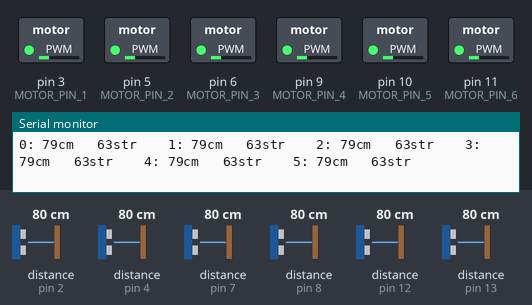
The sketch below on a simulated Arduino Uno, built with avr-gcc and run on an emulated ATmega328P. Shown: switched loads named in the sketch (green lamp = pin HIGH), the last lines printed to the serial monitor. The test bench sets the inputs (shaded band); at power-on: distance to the obstacle (sensors on pin 2, pin 4, pin 7, pin 8, pin 12, pin 13) 80 cm. The echo pulse lasts 58.3 µs per cm.

Above: at 1.2 s.
1.3 s: distance to the obstacle (sensor on pin 2) set to 60 cm
At 1.7 s:
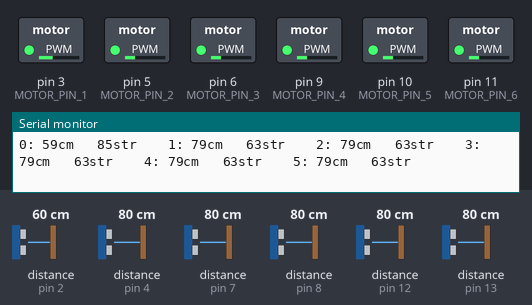
2.8 s: distance to the obstacle (sensor on pin 4) set to 2 cm
At 3.7 s:
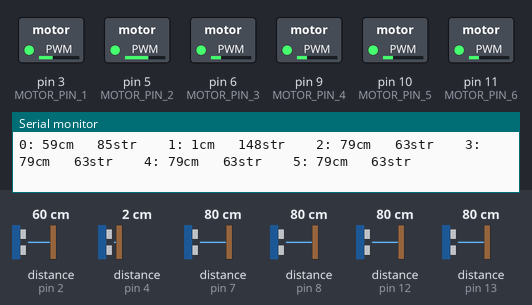
4.5 s: distance to the obstacle (sensor on pin 7) set to 2 cm
At 5.9 s:
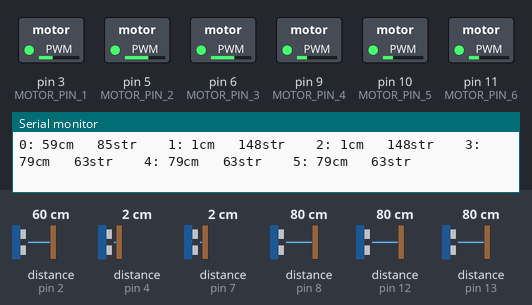
6.2 s: distance to the obstacle (sensor on pin 8) set to 2 cm
At 7.6 s:
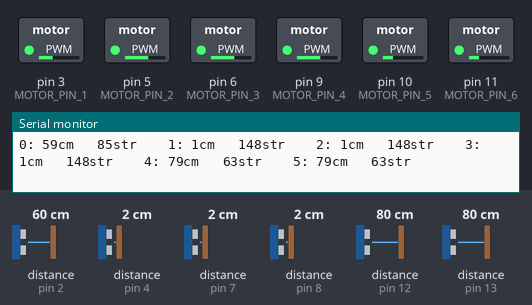
7.9 s: distance to the obstacle (sensor on pin 12) set to 2 cm
At 9.2 s:
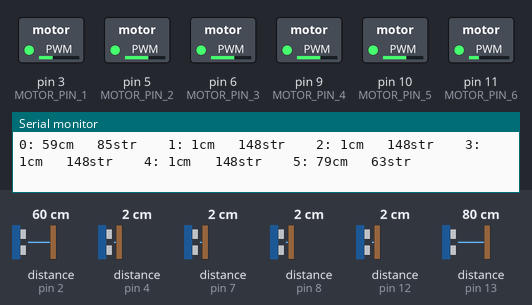
9.5 s: distance to the obstacle (sensor on pin 13) set to 2 cm
At 10.6 s:
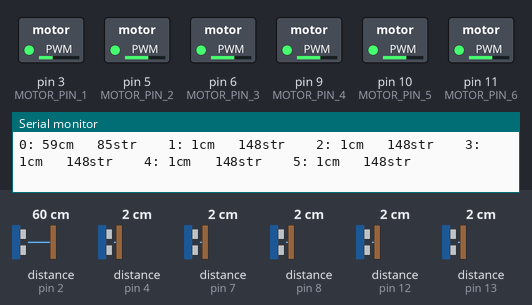
Timing chart, 0 to 12.2 s (numbered marks = the images above; inputs shaded):
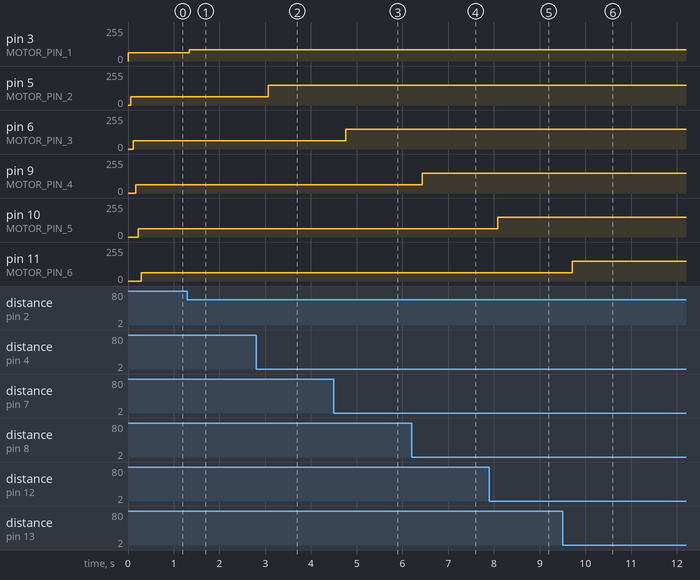

The sketch:

Echo_Belt.ino
```cpp
//include NewPing Library
#include "NewPing.h"
//define constants
#define TRIG_PIN_1 2
#define ECHO_PIN_1 2
#define TRIG_PIN_2 4
#define ECHO_PIN_2 4
#define TRIG_PIN_3 7
#define ECHO_PIN_3 7
#define TRIG_PIN_4 8
#define ECHO_PIN_4 8
#define TRIG_PIN_5 12
#define ECHO_PIN_5 12
#define TRIG_PIN_6 13
#define ECHO_PIN_6 13
#define SONAR_NUM 6
#define MAX_DISTANCE 500
#define MOTOR_PIN_1 3
#define MOTOR_PIN_2 5
#define MOTOR_PIN_3 6
#define MOTOR_PIN_4 9
#define MOTOR_PIN_5 10
#define MOTOR_PIN_6 11

NewPing sonar[SONAR_NUM] = {
  NewPing(TRIG_PIN_1, ECHO_PIN_1, MAX_DISTANCE),
  NewPing(TRIG_PIN_2, ECHO_PIN_2, MAX_DISTANCE),
  NewPing(TRIG_PIN_3, ECHO_PIN_3, MAX_DISTANCE),
  NewPing(TRIG_PIN_4, ECHO_PIN_4, MAX_DISTANCE),
  NewPing(TRIG_PIN_5, ECHO_PIN_5, MAX_DISTANCE),
  NewPing(TRIG_PIN_6, ECHO_PIN_6, MAX_DISTANCE)
};

int motor[6] = {MOTOR_PIN_1, MOTOR_PIN_2, MOTOR_PIN_3, MOTOR_PIN_4, MOTOR_PIN_5, MOTOR_PIN_6};
long duration;
int cm;
double range = 100.0;
double intensity = 1.0;
int strength;

/*// Array of Ultrasonic sensor pins
int sensors[] = {3, 2};

//create array for 8 ultrasonic sensors*/

void setup() {
  // put your setup code here, to run once:
Serial.begin(9600);
}

void loop() {
  // put your main code here, to run repeatedly:
  int prev =0;
  int prevprev = 0;
  for(int i = 0; i < SONAR_NUM; i++){
    duration = sonar[i].ping();
    cm = microsecondsToCentimeters(duration);
    Serial.print(i);
    Serial.print(": ");
    Serial.print(cm);
    Serial.print("cm   ");

    //change motor speed
    if (cm > 0 && cm < range)
    {
        strength = 40 + 110*((range-cm)/range*intensity);
        analogWrite(motor[i], strength);
        Serial.print(strength);
        Serial.print("str    ");
    }
    else
    {
        analogWrite(motor[i], 0);
    }

    //allow for sound to dissipate
    delay(50);
  /*for (int i = 0; i<2; i++){
    //Ping(sensors[i], i);*/

  }

  Serial.println("");
}

/*
void Ping(int pinNumber, int j){
  //Trigger sensor to send a pulse
  pinMode(pinNumber, OUTPUT);
  //Clear pin to ensure a clean pulse
  digitalWrite(pinNumber, LOW);
  delayMicroseconds(2);
  digitalWrite(pinNumber, HIGH);
  delayMicroseconds(10);
  digitalWrite(pinNumber, LOW);

  // The same pin is used to read the signal,
  // which counts the difference in microseconds
  pinMode(pinNumber, INPUT);
  duration = pulseIn(pinNumber, HIGH);

  // convert the time into a distance
  cm = microsecondsToCentimeters(duration);

  // print distance in serial monitor
  Serial.print(j);
  Serial.print(": ");
  Serial.println(cm);

  // Delay to avoid interference between sensors
  delay(50);
}*/

int microsecondsToCentimeters(long duration){
  // Distance = Time * Velocity
  // The speed of sound is 340 m/s
  // Divide by 2 because the sounds must travel there and back
  return duration*0.034/2;
}
```

Measured:
- after the input at 1.3 s, pin 3 (MOTOR_PIN_1): 63/255 → 85/255 at once
- after the input at 2.8 s, pin 5 (MOTOR_PIN_2): 63/255 → 148/255 after 0.26 s
- after the input at 4.5 s, pin 6 (MOTOR_PIN_3): 63/255 → 148/255 after 0.26 s
- after the input at 6.2 s, pin 9 (MOTOR_PIN_4): 63/255 → 148/255 after 0.24 s
- after the input at 7.9 s, pin 10 (MOTOR_PIN_5): 63/255 → 148/255 after 0.19 s
- after the input at 9.5 s, pin 11 (MOTOR_PIN_6): 63/255 → 148/255 after 0.22 s
